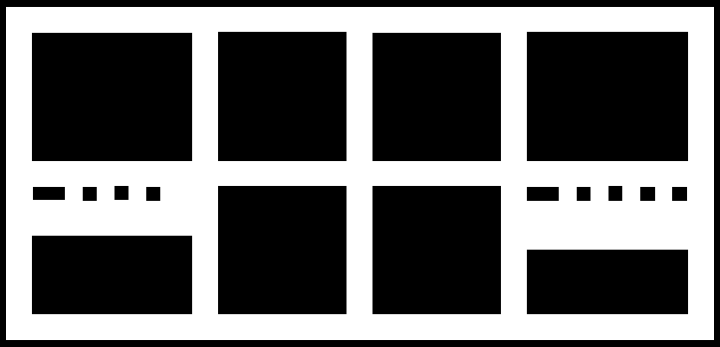
#> input picture 20170630/map3.png, 720 x 347 px
$ python map_grid.py
#> lines starting #> are read from the running program, lines starting #| are printed output that depends on the picture; after the words box and inside, x2 and y2 are one past the last pixel; in counts of white or black regions, pixels touching at a corner belong together
#!/usr/bin/env python
import matplotlib.pyplot as plt
import matplotlib.image as mpimg
import numpy as np
from random import randint
import random
import math


#Road 1: 193 - 217, Road 2 347 - 371, Road 3 501 - 525     *3    X: 161 - 185
Inter_Origin = np.array([[173, 205],[173, 359], [173, 513]])
Lidar_NO = 36
Resolution = 2*np.pi/Lidar_NO
Approach = 185
stop_line = [192, 195, 198]
Vehicle_NO = 10
Lidar_len_Max = 240
Lidar_len_step = 0.5
Stop_Line_Y = np.array([np.arange(205, 217), np.arange(359, 371), np.arange(513, 525)])
Comfort_Acc = 12

class IntersectionMap(object):
    def __init__(self, Visual):
#> called with Visual = True
        self.map = mpimg.imread('map3.png')
#> self.map is the input picture: shape (347, 720, 4) float32; mean R, G, B, A 0.413, 0.413, 0.413, 1
        map_x = np.shape(self.map)[0]
#> map_x = 347
        map_y = np.shape(self.map)[1]
#> map_y = 720
        self.Tau = 0.1
        self.Scenary = randint(0, 2)
        self.Speed_limit = 55 #m/s
        self.av_velocity = np.random.normal(self.Speed_limit, 1)
        self.av_x = random.random() * 50 + 200
        self.av_y = self.Scenary*154 + 211
        self.fv_velocity = np.random.normal(self.Speed_limit, 5)
        self.fv_y = np.random.normal(self.av_y, 1)
        self.fv_x = random.random() * 100 + 100
        self.fv_a = 3 #m/s
        self.hv_velocity = np.random.normal(self.Speed_limit, 5)
        self.hv_f_x = np.random.normal(179, 1, Vehicle_NO)
        self.hv_f_y = np.random.uniform(0 - 200, self.av_y + 6, [1, Vehicle_NO])
        self.hv_b_x = np.random.normal(167, 1, Vehicle_NO)
        self.hv_b_y = np.random.uniform(self.av_y - 6, map_y + 200,[1, Vehicle_NO])
        self.state_vm = []
        self.center = Inter_Origin[self.Scenary]
        self.Goal = [[149, self.av_y], [179, self.av_y - 24], [167, self.av_y + 12]]
        self.Pass_Intersection = self.Goal[0][0]
        self.state_dim = 0
        self.Max_Acc = 30   #m/s
        self.observe_vel = 20
        self.Visual = Visual
        self.Stop_Line_X = np.random.normal(stop_line[self.Scenary], 2)
        self.head_angle = 0

    def show_map(self, choose_action):
        if self.Visual:
            plt.imshow(self.map)
            plt.plot(Inter_Origin[:,1], Inter_Origin[:,0],'k.')
            plt.plot(self.Goal[0][1], self.Goal[0][0], 'g.', markersize=8)
            # [15 lines of commented-out code are left out]
            plt.show()
            # plt.pause(t)

    def add_vehicle(self, choose_action):
#> called with choose_action = 2
        self.map = mpimg.imread('map3.png')
        self.map[math.floor(self.fv_x - 6):math.ceil(self.fv_x + 6),
        math.floor(self.fv_y - 3) : math.ceil(self.fv_y + 3)] = [0.0, 0.0, 0.0, 1.0]
#> self.map: shape (347, 720, 4) float32; 0.04% of pixels changed, all inside (x1, y1, x2, y2) = (362, 136, 369, 149)
        for i in range(Vehicle_NO):
            self.map[math.floor(self.hv_f_x[i] - 3):math.ceil(self.hv_f_x[i] + 3),
            math.floor(self.hv_f_y[0][i] - 6): math.ceil(self.hv_f_y[0][i] + 6)] = [0.0, 0.0, 0.0, 1.0]
            self.map[math.floor(self.hv_b_x[i] - 3):math.ceil(self.hv_b_x[i] + 3),
            math.floor(self.hv_b_y[0][i] - 6): math.ceil(self.hv_b_y[0][i] + 6)] = [0.0, 0.0, 0.0, 1.0]
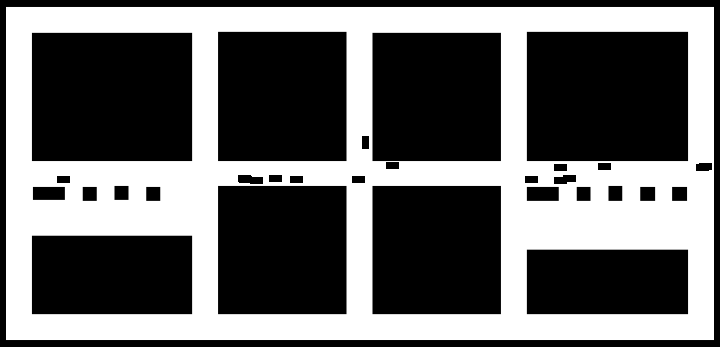
#> self.map: shape (347, 720, 4) float32; mean R, G, B, A 0.408, 0.408, 0.408, 1
        if self.Visual:
            self.show_map(choose_action)
#> in show_map, `plt.show()`:
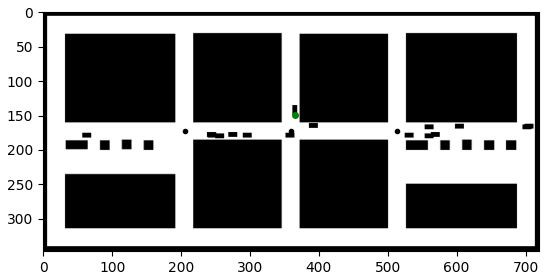
#> figure drawn by matplotlib, 1 panel

    def visibilty_map(self, choose_action):
#> called with choose_action = 2
        state_vm = []
        # MU
        for theta in np.arange(4 / 3 * np.pi, 5 / 3 * np.pi, Resolution):
            l = 0
            while True:
                if self.map[math.ceil(self.av_x + (l + Lidar_len_step) * np.sin(theta)),
                            math.ceil(self.av_y + (l + Lidar_len_step) * np.cos(theta))][0] <= 0.5 \
                        or l >= Lidar_len_Max:
                    state_vm.append(l)
                    if self.Visual:
                        plt.plot([self.av_y, self.av_y + l * np.cos(theta)],
                                 [self.av_x, self.av_x + l * np.sin(theta)], 'r')
                        plt.plot(self.av_y + l * np.cos(theta), self.av_x + l * np.sin(theta), 'r*', markersize=4)
                    break
                else:
                    l += Lidar_len_step
        # RU
        for theta in np.arange(4/3*np.pi, 13/6*np.pi, Resolution):
            l = 0
            while True:
                if self.map[math.ceil(self.av_x + (l + Lidar_len_step)*np.sin(theta)),
                            math.ceil(self.av_y + 3 + (l + Lidar_len_step) * np.cos(theta))][0] <= 0.5 \
                        or l >= Lidar_len_Max:
                    state_vm.append(l)
                    if self.Visual:
                        plt.plot([self.av_y + 3, self.av_y + 3 + l*np.cos(theta)], [self.av_x, self.av_x + l*np.sin(theta)], 'r')
                        plt.plot(self.av_y + 3 + l*np.cos(theta), self.av_x + l*np.sin(theta), 'r*', markersize=4)
                    break
                else:
                    l += Lidar_len_step
        # RD
        for theta in np.arange(11/6*np.pi, 13/6*np.pi, Resolution):
            l = 0
            while True:
                if self.map[math.ceil(self.av_x + 12 + (l + Lidar_len_step)*np.sin(theta)),
                            math.ceil(self.av_y + 3 + (l + Lidar_len_step) * np.cos(theta))][0] <= 0.5 \
                        or l >= Lidar_len_Max:
                    state_vm.append(l)
                    if self.Visual:
                        plt.plot([self.av_y + 3, self.av_y + 3 + l*np.cos(theta)], [self.av_x + 12, self.av_x + 12 + l*np.sin(theta)], 'r')
                        plt.plot(self.av_y + 3 + l*np.cos(theta), self.av_x + 12 + l*np.sin(theta), 'r*', markersize=4)
                    break
                else:
                    l += Lidar_len_step
        # LD
        for theta in np.arange(5/6*np.pi, 7/6*np.pi, Resolution):
            l = 0
            while True:
                if self.map[math.ceil(self.av_x + 12 + (l + Lidar_len_step)*np.sin(theta)),
                            math.ceil(self.av_y - 3 + (l + Lidar_len_step) * np.cos(theta))][0] <= 0.5 \
                        or l >= Lidar_len_Max:
                    state_vm.append(l)
                    if self.Visual:
                        plt.plot([self.av_y - 3, self.av_y - 3 + l*np.cos(theta)], [self.av_x + 12, self.av_x +12 + l*np.sin(theta)], 'r')
                        plt.plot(self.av_y - 3 + l*np.cos(theta), self.av_x + 12 + l*np.sin(theta), 'r*', markersize=4)
                    break
                else:
                    l += Lidar_len_step
        # LM
        for theta in np.arange(5 / 6 * np.pi, 7 / 6 * np.pi, Resolution):
            l = 0
            while True:
                if self.map[math.ceil(self.av_x + 6 + (l + Lidar_len_step) * np.sin(theta)),
                            math.ceil(self.av_y - 3 + (l + Lidar_len_step) * np.cos(theta))][0] <= 0.5 \
                        or l >= Lidar_len_Max:
                    state_vm.append(l)
                    if self.Visual:
                        plt.plot([self.av_y - 3, self.av_y - 3 + l * np.cos(theta)],
                                 [self.av_x + 6, self.av_x + 6 + l * np.sin(theta)], 'r')
                        plt.plot(self.av_y - 3 + l * np.cos(theta), self.av_x + 6 + l * np.sin(theta), 'r*', markersize=4)
                    break
                else:
                    l += Lidar_len_step
        # RM
        for theta in np.arange(11/6*np.pi, 13/6*np.pi, Resolution):
            l = 0
            while True:
                if self.map[math.ceil(self.av_x + 6 + (l + Lidar_len_step) * np.sin(theta)),
                            math.ceil(self.av_y + 3 + (l + Lidar_len_step) * np.cos(theta))][0] <= 0.5 \
                        or l >= Lidar_len_Max:
                    state_vm.append(l)
                    if self.Visual:
                        plt.plot([self.av_y + 3, self.av_y + 3 + l * np.cos(theta)],
                                 [self.av_x + 6, self.av_x + 6 + l * np.sin(theta)], 'r')
                        plt.plot(self.av_y + 3 + l * np.cos(theta), self.av_x + 6 + l * np.sin(theta), 'r*', markersize=4)
                    break
                else:
                    l += Lidar_len_step
        # LU
        for theta in np.arange(5/6*np.pi, 5/3*np.pi, Resolution):
            l = 0
            while True:
                if self.map[math.ceil(self.av_x + (l + Lidar_len_step)*np.sin(theta)),
                            math.ceil(self.av_y - 3 + (l + Lidar_len_step) * np.cos(theta))][0] <= 0.5 \
                        or l >= Lidar_len_Max:
                    state_vm.append(l)
                    if self.Visual:
                        plt.plot([self.av_y - 3, self.av_y - 3 + l*np.cos(theta)], [self.av_x, self.av_x + l*np.sin(theta)], 'r')
                        plt.plot(self.av_y - 3 + l*np.cos(theta), self.av_x + l*np.sin(theta), 'r*', markersize=4)
                        if choose_action == 0:
                            plt.plot([self.av_y - 3, self.av_y + 3], [self.av_x, self.av_x], 'c')
                            plt.plot([self.av_y - 3, self.av_y - 3], [self.av_x + 12, self.av_x], 'c')
                            plt.plot([self.av_y - 3, self.av_y + 3], [self.av_x + 12, self.av_x + 12], 'c')
                            plt.plot([self.av_y + 3, self.av_y + 3], [self.av_x + 12, self.av_x], 'c')
                            plt.plot(self.av_y + 3, self.av_x, 'cs', markersize=2)
                            plt.plot(self.av_y + 3, self.av_x + 12, 'cs', markersize=2)
                            plt.plot(self.av_y - 3, self.av_x, 'cs', markersize=2)
                            plt.plot(self.av_y - 3, self.av_x + 12, 'cs', markersize=2)
                        elif choose_action == 1:
                            plt.plot([self.av_y - 3, self.av_y + 3], [self.av_x, self.av_x], 'y')
                            plt.plot([self.av_y - 3, self.av_y - 3], [self.av_x + 12, self.av_x], 'y')
                            plt.plot([self.av_y - 3, self.av_y + 3], [self.av_x + 12, self.av_x + 12], 'y')
                            plt.plot([self.av_y + 3, self.av_y + 3], [self.av_x + 12, self.av_x], 'y')
                            plt.plot(self.av_y + 3, self.av_x, 'ys', markersize=2)
                            plt.plot(self.av_y + 3, self.av_x + 12, 'ys', markersize=2)
                            plt.plot(self.av_y - 3, self.av_x, 'ys', markersize=2)
                            plt.plot(self.av_y - 3, self.av_x + 12, 'ys', markersize=2)
                        elif choose_action == 2:
                            plt.plot([self.av_y - 3, self.av_y + 3], [self.av_x, self.av_x], 'g')
                            plt.plot([self.av_y - 3, self.av_y - 3], [self.av_x + 12, self.av_x], 'g')
                            plt.plot([self.av_y - 3, self.av_y + 3], [self.av_x + 12, self.av_x + 12], 'g')
                            plt.plot([self.av_y + 3, self.av_y + 3], [self.av_x + 12, self.av_x], 'g')
                            plt.plot(self.av_y + 3, self.av_x, 'gs', markersize=2)
                            plt.plot(self.av_y + 3, self.av_x + 12, 'gs', markersize=2)
                            plt.plot(self.av_y - 3, self.av_x, 'gs', markersize=2)
                            plt.plot(self.av_y - 3, self.av_x + 12, 'gs', markersize=2)
                        else:
                            plt.plot([self.av_y - 3, self.av_y + 3], [self.av_x, self.av_x], 'b')
                            plt.plot([self.av_y - 3, self.av_y - 3], [self.av_x + 12, self.av_x], 'b')
                            plt.plot([self.av_y - 3, self.av_y + 3], [self.av_x + 12, self.av_x + 12], 'b')
                            plt.plot([self.av_y + 3, self.av_y + 3], [self.av_x + 12, self.av_x], 'b')
                            plt.plot(self.av_y + 3, self.av_x, 'bs', markersize=2)
                            plt.plot(self.av_y + 3, self.av_x + 12, 'bs', markersize=2)
                            plt.plot(self.av_y - 3, self.av_x, 'bs', markersize=2)
                            plt.plot(self.av_y - 3, self.av_x + 12, 'bs', markersize=2)
                        plt.draw()
                    break
                else:
                    l += Lidar_len_step
        return state_vm

    def get_state(self, choose_action):
        self.state_vm = self.visibilty_map(choose_action)
        d_SL = max(self.Stop_Line_X - self.av_x, 0)
        ##################################################
        #Test1, Test 2
        # all_state = np.array(
        #     np.hstack((self.av_velocity, self.state_vm, self.av_x, 18, 6, d_SL)), ndmin=2)
        ##################################################
        # Test version 2
        all_state = np.array(
            np.hstack((self.av_velocity, self.state_vm, self.av_x - self.center[0], self.av_y - self.center[1], 6, 18, d_SL)), ndmin=2)
        ##################################################
        self.state_dim = len(all_state[0, :])
        return all_state

    def update_vehicle(self, a, choose_action):
        old_velocity = self.av_velocity
        self.av_velocity += a * self.Tau
        self.av_velocity = max(self.av_velocity, 0)
        ####################################################################
        #Without steering angle
        self.av_x -= 0.5 * (self.av_velocity + old_velocity) * self.Tau
        ####################################################################
        if self.fv_x > self.Stop_Line_X:
            stop_t = 2 * (self.fv_x - Approach) / self.fv_velocity
            stop_a = self.fv_velocity / stop_t
            self.fv_x -= self.Tau * self.fv_velocity + 0.5 * stop_a * (self.Tau **2)
            self.fv_velocity -= stop_a * self.Tau
            self.fv_velocity = max(self.fv_velocity, 0)
        elif self.fv_x >= 40:
            if self.fv_velocity < self.Speed_limit:
                self.fv_x -= self.fv_velocity * self.Tau - 0.5 * self.fv_a * (self.Tau ** 2)
                self.fv_velocity += self.fv_a * self.Tau
                self.fv_velocity = max(self.fv_velocity, 0)
            else:
                self.fv_x -= self.fv_velocity * self.Tau
        else:
            self.fv_velocity = 0
        self.hv_f_y += self.Tau * self.hv_velocity
        self.hv_b_y -= self.Tau * self.hv_velocity
        self.add_vehicle(choose_action)
        new_state = self.get_state(choose_action)
        return new_state

    def reward_function(self, a):
        if self.av_x <= self.Pass_Intersection:
            r = 500 + 0.1 * self.av_velocity
        else:
            r = 0.1 * self.av_velocity
        r -= 500 * int(sum(i <= 2.4 for i in self.state_vm) > 0)
        r -= self.Tau * 10
        # r -= 0.1 * max((self.av_velocity - self.Speed_limit), 0)
        r -= 0.5 * max(abs(a) - Comfort_Acc, 0)
        if self.av_x - self.Stop_Line_X <= 5 and self.av_x - self.Stop_Line_X >= 0:
            r -= max(self.av_velocity - 9, 0)
        collision = sum(i <= 2.4 for i in self.state_vm)
        return r,collision


def pass_intersection(a):
    plt.ion()
    intersection = IntersectionMap(True)
    intersection.add_vehicle(2)
    new_state = intersection.get_state(2)
    plt.pause(5)
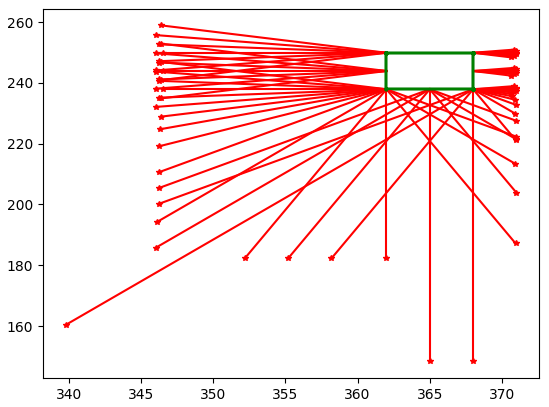
#> figure drawn by matplotlib, 1 panel
    plt.clf()
    i = 1
    new_reward = 0
    while intersection.av_x >= intersection.Pass_Intersection:
        new_state = intersection.update_vehicle(a,3)
#> call 2 of add_vehicle, with choose_action = 3
#> in add_vehicle (call 2), `self.map[math.floor(self.fv_x - 6):math.ceil(self.fv_x + 6), math.floo..`: self.map: shape (347, 720, 4) float32; 0.04% of pixels changed, all inside (x1, y1, x2, y2) = (362, 130, 369, 143)
#> after the loop in add_vehicle (call 2), `for i in range(Vehicle_NO):`:
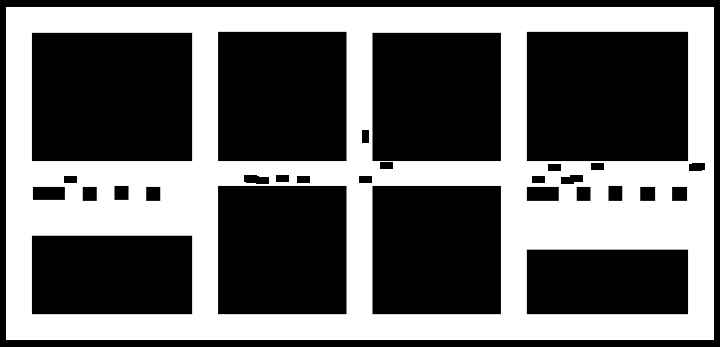
#> self.map: shape (347, 720, 4) float32; mean R, G, B, A 0.408, 0.408, 0.408, 1
        new_reward, collision = intersection.reward_function(a)
        plt.pause(0.1)
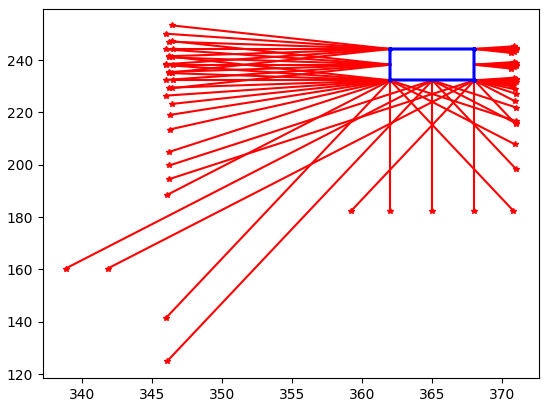
#> figure drawn by matplotlib, 1 panel
        plt.clf()
        i += 1
        if collision > 0:
            break
    return new_state, new_reward

if __name__ == '__main__':
   pass_intersection(0)
